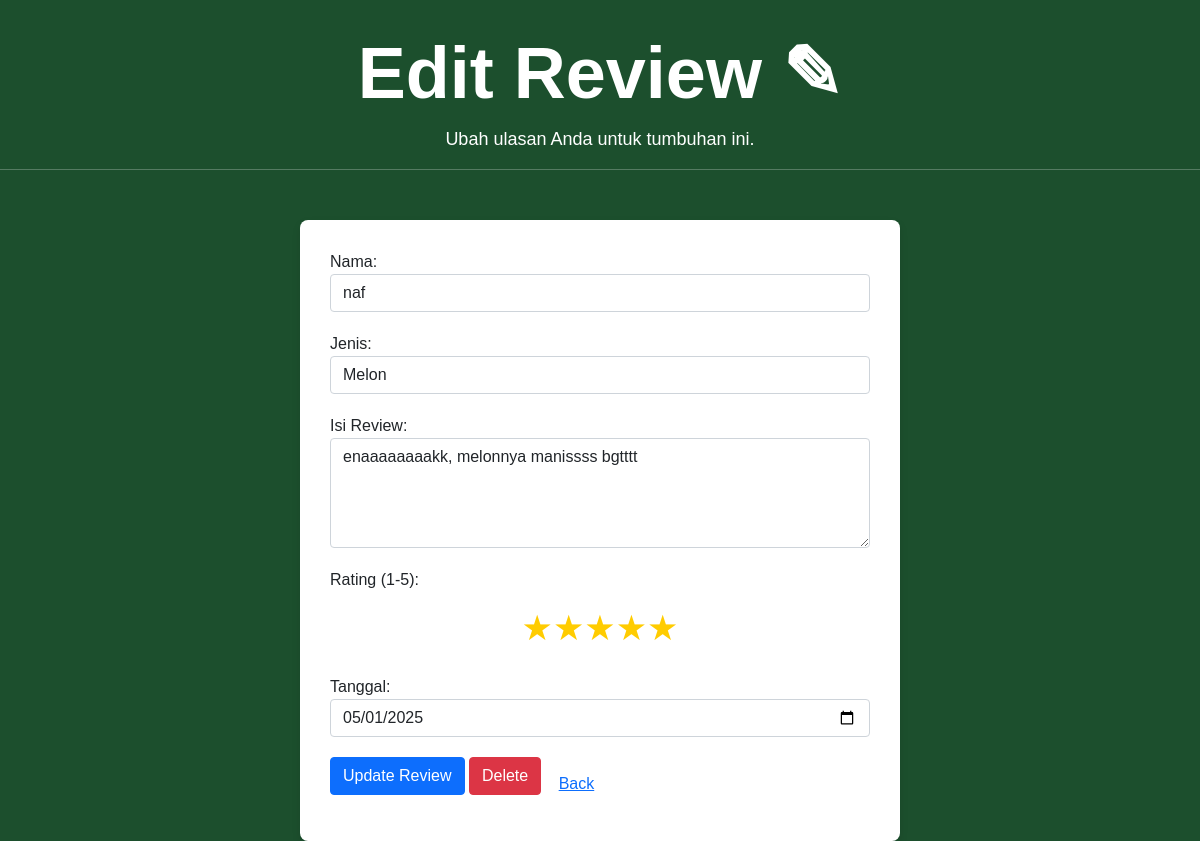
Screenshot of /form.php?id=16&id_book=book_4ceffa7f-30db-11f0-b74f-7cd30a82ec7f with the database file from the repository.
### tables this page shows
CREATE TABLE `crud_041_book_reviews` (
  `id` int(11) NOT NULL,
  `name` varchar(100) NOT NULL,
  `review` text NOT NULL,
  `rating` int(11) DEFAULT NULL CHECK (`rating` between 1 and 5),
  `date` date NOT NULL,
  `book_id` varchar(255) NOT NULL,
  `username` varchar(50) NOT NULL,
  `password` varchar(255) NOT NULL
);

### form.php (the view, shortened to what this page needs)
<?php
include 'database/db.php';
$isEdit = isset($_GET['id']) ? true : false;
if ($isEdit) {
    $id_review = $_GET['id'];
    $queryReview = "SELECT * FROM crud_041_book_reviews WHERE id = ?";
    $stmtReview = $conn->prepare($queryReview);
    $stmtReview->bind_param("s", $id_review);
    $stmtReview->execute();
    $resultReview = $stmtReview->get_result();
    if ($resultReview->num_rows > 0) {
        $review = $resultReview->fetch_assoc();
    } else {
        echo "Review tidak ditemukan.";
        exit;
    }
}
$queryBook = "SELECT * FROM crud_041_book";
$result = mysqli_query($conn, $queryBook);
?>
<!DOCTYPE html>
<html lang="en">
<head>
    <link href="https://cdn.jsdelivr.net/npm/bootstrap@5.0.2/dist/css/bootstrap.min.css" rel="stylesheet">
    <link href="https://cdn.jsdelivr.net/npm/sweetalert2@11.5.5/dist/sweetalert2.min.css" rel="stylesheet">
</head>
<body>
<div class="header">
        <h1><?= $isEdit ? "Edit Review" : "Tulis Review" ?> ✎</h1>
        <p><?= $isEdit ? "Ubah ulasan Anda untuk tumbuhan ini." : "Tulis ulasan dan beri rating tumbuhan ini." ?></p>
        <hr>
    </div>
    <div class="container">
        <form id="reviewForm" action="<?= $isEdit ? 'database/update.php' : 'database/create.php' ?>" method="POST">
            <div class="form-group">
                <label for="name">Nama:</label>
                <input type="text" id="name" name="name" class="form-control" value="<?= $isEdit ? htmlspecialchars($review['name']) : '' ?>" placeholder="Masukkan nama Anda" required>
            </div>
            <div class="form-group">
                <label for="bookTitle">Jenis:</label>
                <select id="book_title" name="book_title" class="form-control" required>
                    <?php
                    while ($row = $result->fetch_assoc()) {
                        $selected = ($isEdit && $review['book_id'] == $row['id_book']) ? 'selected' : '';
                        echo "<option value='" . $row['id_book'] . "' $selected>" . $row['title'] . "</option>";
                    }
                    ?>
                </select>
            </div>
            <div class="form-group">
                <label for="reviewContent">Isi Review:</label>
                <textarea id="review" name="review" class="form-control" rows="4" placeholder="Tulis review Anda..." required><?= $isEdit ? htmlspecialchars($review['review']) : '' ?></textarea>
            </div>
            <div class="form-group">
                <label for="rating">Rating (1-5):</label>
                <div class="rating">
                    <?php
                    for ($i = 5; $i >= 1; $i--) {
                        $checked = ($isEdit && $review['rating'] == $i) ? 'checked' : '';
                        echo "<input type='radio' name='rating' id='rating$i' value='$i' $checked><label for='rating$i'>★</label>";
                    }
                    ?>
                </div>
            </div>
            <div class="form-group">
                <label for="date">Tanggal:</label>
                <input type="date" id="date" name="date" class="form-control" value="<?= $isEdit ? $review['date'] : '' ?>" required>
            </div>
            <?php if ($isEdit): ?>
                <input type="button" value="Update Review" class="btn btn-primary mb-3" onclick="return showUpdateAlert();">
            <?php else: ?>
                <input type="button" value="Save" class="btn btn-primary mb-3" onclick="return showSaveAlert();">
            <?php endif; ?>
            <?php if ($isEdit): ?>
                <a href="database/delete.php?id=<?= urlencode($review['id']) ?>" class="btn btn-danger mb-3" onclick="return showDeleteAlert(<?= $review['id'] ?>);">Delete</a>
            <?php endif; ?>
            <a href="Beranda.php" class="btn btn-link">Back</a>
        </form>
    </div>
</body>
</body>
</html>

### form.php (style rules this page uses)
body { background-color: rgb(28, 79, 45); font-family: 'Poppins', sans-serif; }
.header { text-align: center; color: rgb(255, 255, 255); margin-top: 30px; }
.header h1 { font-size: 72px; font-weight: bold; }
.header p { font-size: 18px; margin-top: 10px; }
.container { max-width: 600px; background-color: white; padding: 30px; border-radius: 8px; box-shadow: 0 4px 8px rgba(0, 0, 0, 0.1); margin-top: 50px; }
.form-group { margin-bottom: 20px; }
.rating { display: flex; justify-content: center; margin-top: 10px; direction: row; }
.rating label { font-size: 35px; color: #ccc; cursor: pointer; }
.rating input:checked ~ label, .rating label:hover, .rating label:hover ~ label { color: #ffcc00; }
.rating input:checked + label { color: #ffcc00; }

### rows the page displays
crud_041_book_reviews: name "naf", review "enaaaaaaaakk, melonnya manissss bgtttt", date "05/01/2025"

### other values shown
form field book_title "Melon"
